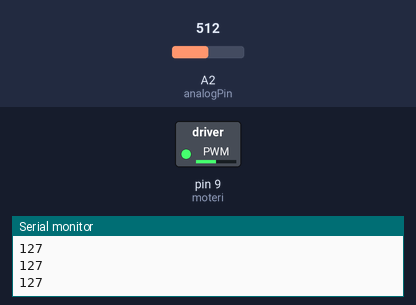
Bench run of a sketch on a simulated Arduino Uno, built with avr-gcc and run on an emulated ATmega328P. On the bench: switched loads named in the sketch (green lamp = pin HIGH), the last lines printed to the serial monitor. The inputs (shaded band) are chosen by the test bench; at power-on: A2 (analogPin) = 512.

Above: at 1.2 s.
1.3 s: A2 (analogPin) set to 716
At 1.9 s:
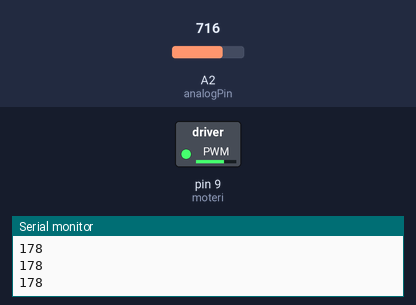
2.8 s: A2 (analogPin) set to 900
At 3.1 s:
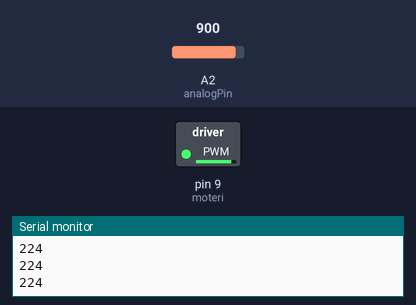
4.3 s: A2 (analogPin) set to 122
At 5.4 s:
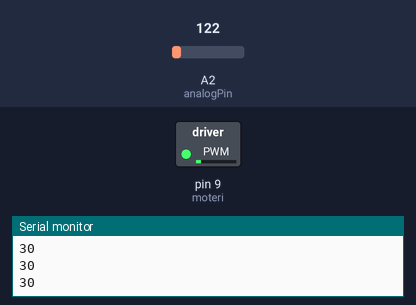
5.8 s: A2 (analogPin) set to 0
At 6.5 s:
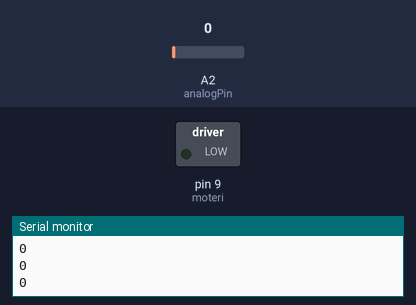
7.3 s: A2 (analogPin) set to 511
At 7.7 s:
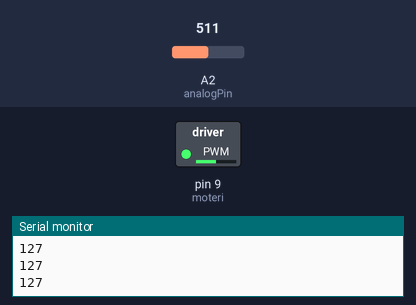
Timing chart, 0 to 9.8 s (numbered marks = the images above; inputs shaded):
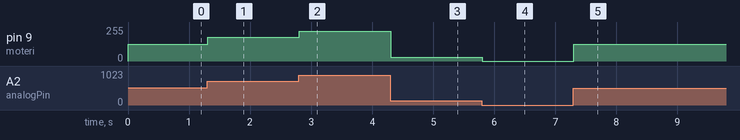

Measured:
- after the input at 1.3 s, pin 9 (moteri): 127/255 → 178/255 at once
- after the input at 2.8 s, pin 9 (moteri): 178/255 → 224/255 at once
- after the input at 4.3 s, pin 9 (moteri): 224/255 → 30/255 at once
- after the input at 5.8 s, pin 9 (moteri): 30/255 → 0/255 at once
- after the input at 7.3 s, pin 9 (moteri): 0/255 → 127/255 at once

The sketch:

ana_value_tomotor.ino
```cpp
int moteri = 9;
int analogPin = A2;
int val = 0;
int out = 0;

void setup() {
  Serial.begin(9600);
  pinMode(moteri, OUTPUT);
}

void loop() {
  val = analogRead(analogPin);

  out = map(val,0,1023,0,255);
  Serial.println(out);
  analogWrite(moteri, out);
}
```
